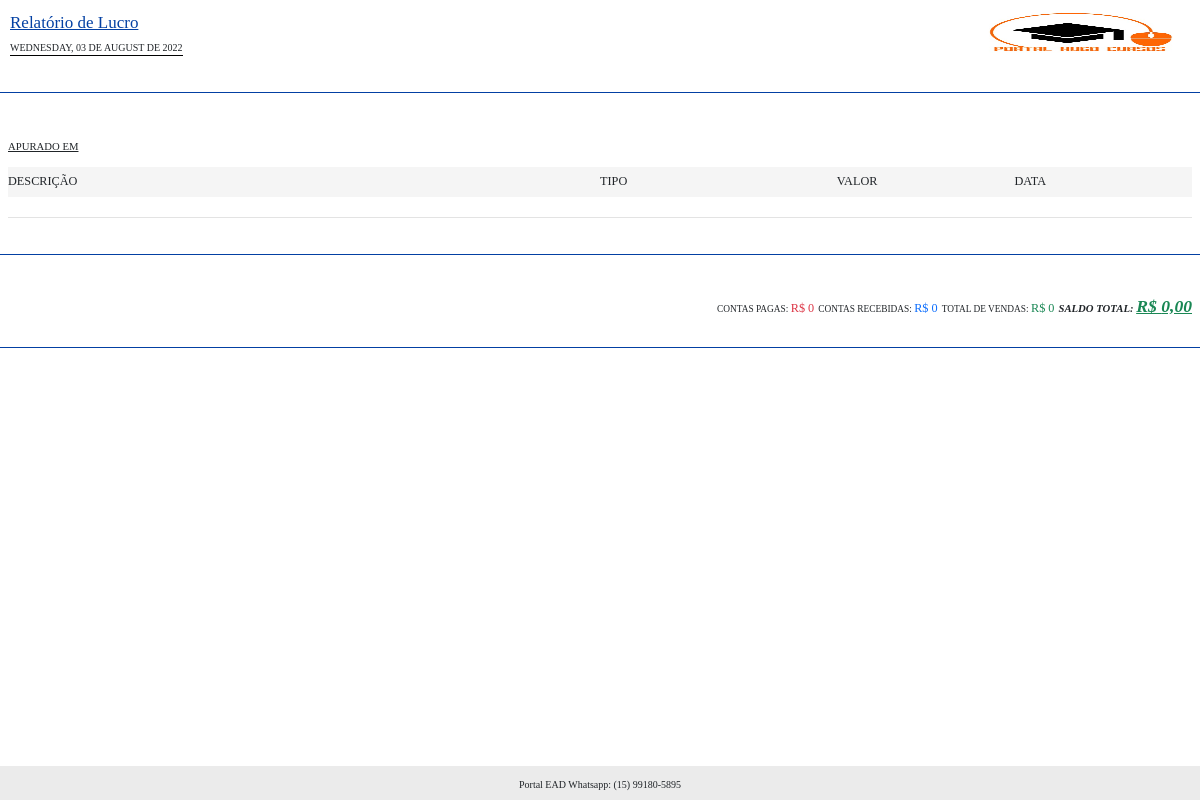
/sistema/rel/lucro.php, run on an earlier commit of the app's database.
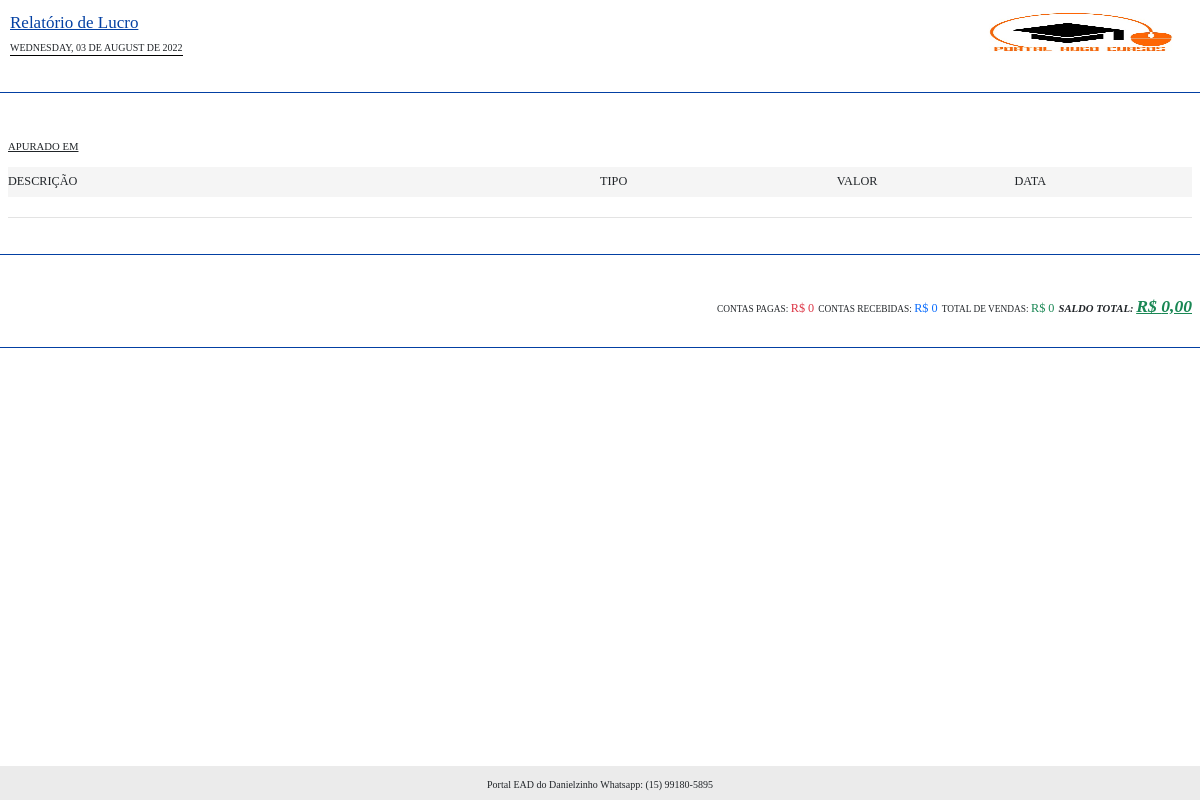
And on a later commit of the database.
### tables this page shows
CREATE TABLE `config` (
  `id` int(11) NOT NULL,
  `nome_sistema` varchar(50) NOT NULL,
  `email_sistema` varchar(50) NOT NULL,
  `tel_sistema` varchar(20) NOT NULL,
  `cnpj_sistema` varchar(25) DEFAULT NULL,
  `tipo_chave_pix` varchar(25) DEFAULT NULL,
  `chave_pix` varchar(100) DEFAULT NULL,
  `logo` varchar(20) NOT NULL,
  `icone` varchar(20) NOT NULL,
  `logo_rel` varchar(20) NOT NULL,
  `qrcode_pix` varchar(20) DEFAULT NULL,
  `facebook` varchar(120) DEFAULT NULL,
  `instagram` varchar(120) DEFAULT NULL,
  `youtube` varchar(120) DEFAULT NULL,
  `itens_pag` int(11) NOT NULL,
  `video_sobre` varchar(100) NOT NULL,
  `itens_relacionados` int(11) NOT NULL,
  `aulas_liberadas` int(11) NOT NULL,
  `desconto_pix` int(11) NOT NULL,
  `email_adm_mat` varchar(5) DEFAULT NULL,
  `cartoes_fidelidade` int(11) NOT NULL,
  `taxa_boleto` decimal(8,2) NOT NULL,
  `taxa_mp` decimal(8,2) NOT NULL,
  `taxa_paypal` decimal(8,2) NOT NULL,
  `valor_max_cartao` decimal(8,2) NOT NULL,
  `total_emails_por_envio` int(11) NOT NULL,
  `intervalo_envio_email` int(11) NOT NULL,
  `script_dia` date DEFAULT NULL,
  `dias_email_matricula` int(11) NOT NULL,
  `dias_excluir_matricula` int(11) NOT NULL
);

### sistema/conexao.php (called while the page is built, shortened)
<?php
$servidor = 'localhost';
$banco = 'portalead';
$usuario = 'root';
$senha = '';
$nome_sistema = 'Portal EAD do Danielzinho';
$email_sistema = 'danielantunespaiva@gmail.com';
$tel_sistema = '(15) 99180-5895';
try {
    $pdo = new PDO("mysql:dbname=$banco; host=$servidor", "$usuario", "$senha");
} catch (Throwable $th) {
    echo 'Erro ao conectar ao banco de dados! <br><br>' . $th;
}
$query = $pdo->query("SELECT * FROM config");
$res = $query->fetchAll(PDO::FETCH_ASSOC);
$total_reg = @count($res);
if ($total_reg == 0) {
    $pdo->query("INSERT into config SET nome_sistema = '$nome_sistema', email_sistema = '$email_sistema', tel_sistema = '$tel_sistema', logo = 'logo.png', icone = 'favicon.ico', logo_rel = 'logo.jpg', itens_pag = '12', cartoes_fidelidade = '5', valor_max_cartao = '100', total_emails_por_envio = '480', intervalo_envio_email = '70', dias_email_matricula = '3', dias_excluir_matricula = '30', script_dia = curDate()");
} else {
    $nome_sistema = $res[0]['nome_sistema'];
}
?>

### sistema/rel/lucro.php (the view, shortened to what this page needs)
<?php
include('../conexao.php');
$dataInicial = $_GET['dataInicial'];
$dataFinal = $_GET['dataFinal'];
$dataInicialF = implode('/', array_reverse(explode('-', $dataInicial)));
$dataFinalF = implode('/', array_reverse(explode('-', $dataFinal)));
if ($dataInicial == $dataFinal) {
	$texto_apuracao = 'APURADO EM ' . $dataInicialF;
} else if ($dataInicial == '1980-01-01') {
	$texto_apuracao = 'APURADO EM TODO O PERÍODO';
} else {
	$texto_apuracao = 'APURAÇÃO DE ' . $dataInicialF . ' ATÉ ' . $dataFinalF;
}
$data_hoje = utf8_encode(strftime('%A, %d de %B de %Y', strtotime('today')));
?>
<!DOCTYPE html>
<html>
<head>
	<link href="https://cdn.jsdelivr.net/npm/bootstrap@5.0.0/dist/css/bootstrap.min.css" rel="stylesheet">
</head>
<body>
	<div class="titulo_cab titulo_img"><u>Relatório de Lucro</u></div>
	<div class="data_img"><?php echo mb_strtoupper($data_hoje) ?></div>
	<img class="imagem" src="http://localhost/dashboard/www/portal-ead/sistema/img/logo_rel.jpg" width="200px" height="47">
	<br><br><br>
	<div class="cabecalho" style="border-bottom: solid 1px #0340a3">
	</div>
	<div class="mx-2" style="padding-top:10px ">
		<section class="area-cab">
			<div class="coluna" style="width:50%">
				<small><small><small><u><?php echo $texto_apuracao ?></u></small></small></small>
			</div>
		</section>
		<br>
		<?php
		$total_vendas = 0;
		$total_pago = 0;
		$total_recebido = 0;
		$total_vendasF = 0;
		$total_pagoF = 0;
		$total_recebidoF = 0;
		?>
		<small><small>
				<section class="area-tab" style="background-color: #f5f5f5;">
					<div class="linha-cab" style="padding-top: 5px;">
						<div class="coluna" style="width:50%">DESCRIÇÃO</div>
						<div class="coluna" style="width:20%">TIPO</div>
						<div class="coluna" style="width:15%">VALOR</div>
						<div class="coluna" style="width:15%">DATA</div>
					</div>
				</section>
			</small></small>
		<div class="cabecalho mb-1" style="border-bottom: solid 1px #e3e3e3;">
		</div>
		<?php
		$saldo_total = $total_vendas + $total_recebido - $total_pago;
		$saldo_totalF = number_format($saldo_total, 2, ',', '.');
		if ($saldo_total >= 0) {
			$classe_saldo = 'text-success';
		} else {
			$classe_saldo = 'text-danger';
		}
		?>
	</div>
	<div class="cabecalho mt-3" style="border-bottom: solid 1px #0340a3">
		</div>
	<div class="col-md-12 p-2">
		<div class="" align="right">
		<small><small><small><small>CONTAS PAGAS: </small></small><span class="text-danger">R$ <?php echo $total_pagoF ?></span></small></small>
		<small><small><small><small>CONTAS RECEBIDAS: </small></small><span class="text-primary">R$ <?php echo $total_recebidoF ?></span></small></small>
		<small><small><small><small>TOTAL DE VENDAS: </small></small><span class="text-success">R$ <?php echo $total_vendasF ?></span></small></small>
		<small><small><small><b><i>SALDO TOTAL: </i></b></small><span class="<?php echo $classe_saldo ?>"> <big><big><b><i><u>R$ <?php echo $saldo_totalF ?> </b></i></u></big></big></span></small></small>
		</div>
	</div>
	<div class="cabecalho" style="border-bottom: solid 1px #0340a3">
	</div>
	<div class="footer" align="center">
		<span style="font-size:10px"><?php echo $nome_sistema ?> Whatsapp: <?php echo $tel_sistema ?></span>
	</div>
</body>
</html>

What changed in the data, as far as the page shows it:
changed config: nome_sistema "Portal EAD" → "Portal EAD do Danielzinho"
